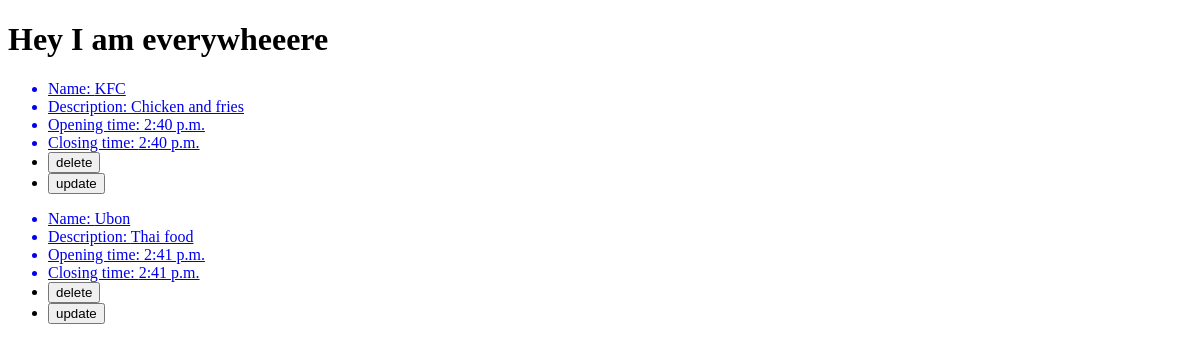
Before: /restaurants_list/ with the older database file.
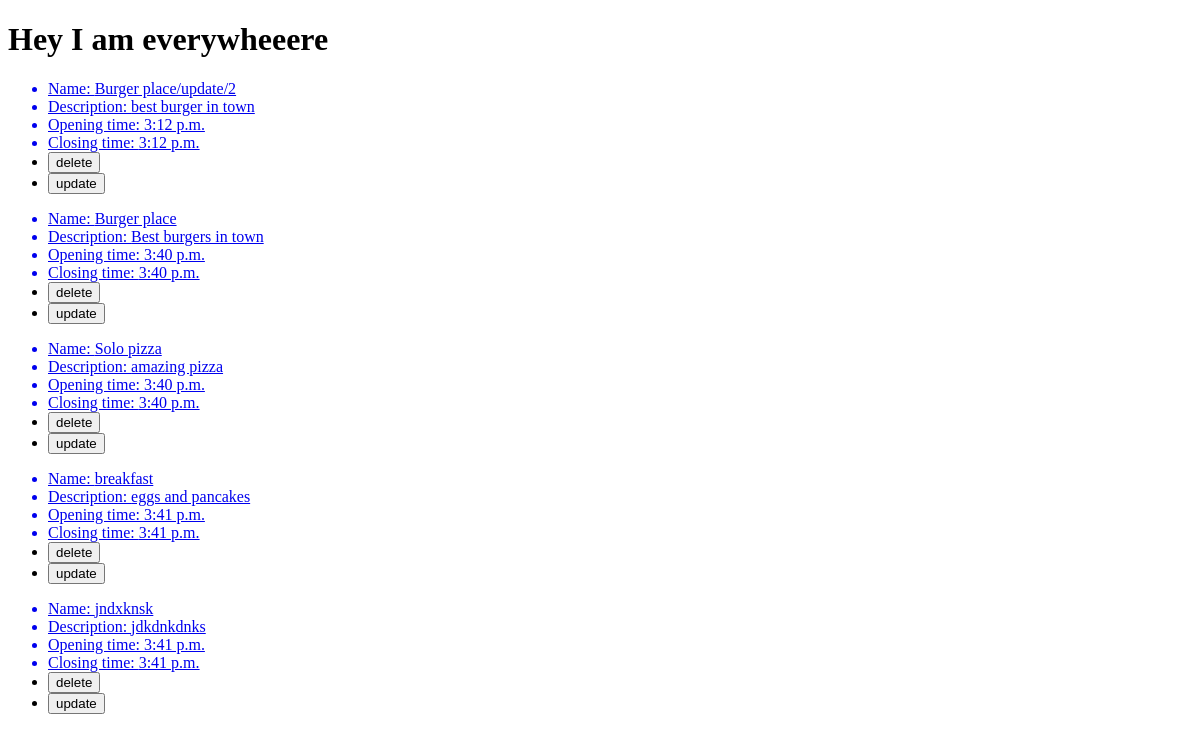
After: the same page with the newer database file.
### restaurants/models.py (models this page shows, shortened)
class Restaurant(models.Model):
	name = models.CharField(max_length=255)
	description = models.TextField()
	opening_time = models.TimeField(auto_now_add=True)
	closing_time = models.TimeField(auto_now_add=True)

### restaurants/views.py (the view)
# urls.py: path('restaurants_list/', views.list, name="restaurants_list"),
def list(request):
	context = {
	"restaurants": Restaurant.objects.all(),
	}
	return render(request, 'restaurant_list.html', context)

### restaurants/templates/restaurant_list.html (shortened to what this page needs)
{% extends "base.html" %}
{% block stuff %}
<body>
	{% for item in restaurants %}
	<a href="{% url 'restaurant_detail' restaurant_id=item.id %}">
	<ul>
		<li>Name: {{item.name}}</li>
		<li>Description: {{item.description}}</li>
		<li>Opening time: {{item.opening_time}}</li>
		<li>Closing time: {{item.closing_time}}</li>
		<li><a href="{% url 'delete' restaurant_id=item.id %}"><input type="button" value="delete"></a></li>
		<li><a href="{% url 'restaurant_update' restaurant_id=item.id %}"><input type="button" value="update"></a></li>
	</ul>
    </a>
	{% endfor %}
</body>
{% endblock stuff %}

### restaurants/templates/base.html (shortened to what this page needs)
<!DOCTYPE html>
<html lang="en">
<head>
</head>
<body>
	<h1> Hey I am everywheeere</h1>
	{% block stuff %}
	{% endblock stuff %}
</body>
</html>

Changed rows visible on the page:
removed Restaurant: name "KFC", description "Chicken and fries", opening_time "2:40 p.m.", closing_time "2:40 p.m."
removed Restaurant: name "Ubon", description "Thai food", opening_time "2:41 p.m.", closing_time "2:41 p.m."
added Restaurant: name "Burger place/update/2", description "best burger in town", opening_time "3:12 p.m.", closing_time "3:12 p.m."
added Restaurant: name "Burger place", description "Best burgers in town", opening_time "3:40 p.m.", closing_time "3:40 p.m."
added Restaurant: name "Solo pizza", description "amazing pizza", opening_time "3:40 p.m.", closing_time "3:40 p.m."
added Restaurant: name "breakfast", description "eggs and pancakes", opening_time "3:41 p.m.", closing_time "3:41 p.m."
added Restaurant: name "jndxknsk", description "jdkdnkdnks", opening_time "3:41 p.m.", closing_time "3:41 p.m."
